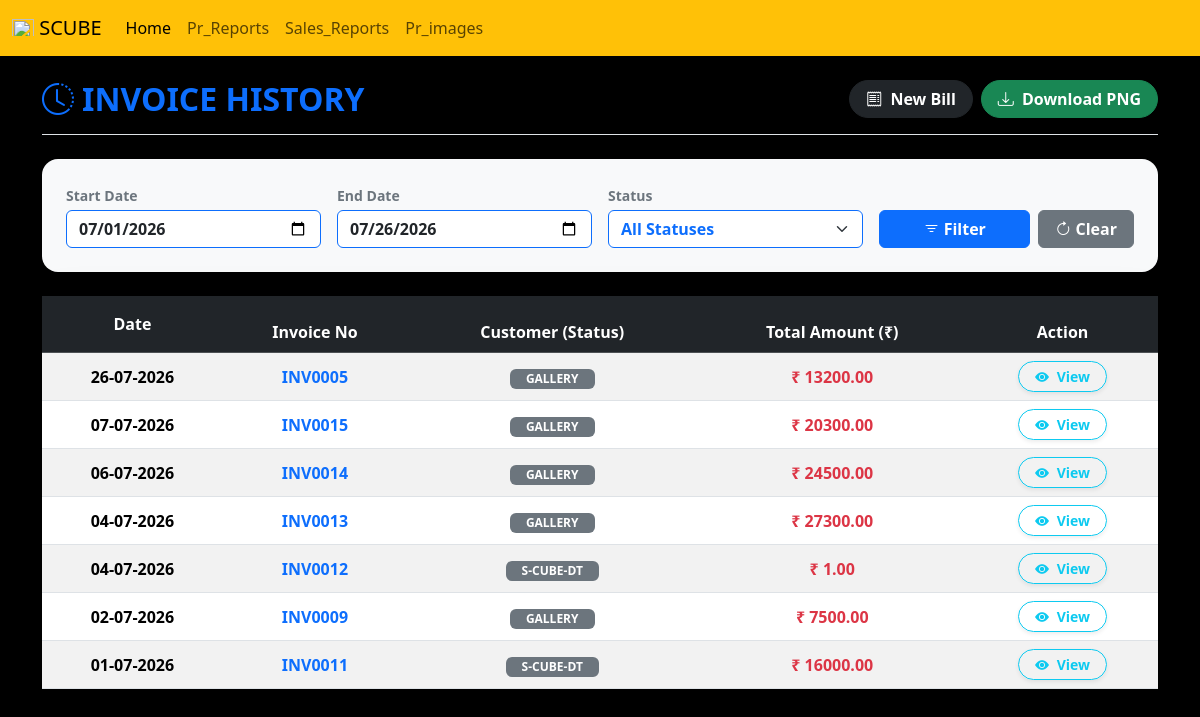
The app's page /invoice-history/ (signed in) with its own data.
### manager/models.py (models this page shows, shortened)
class Invoice(models.Model):
    invoice_number = models.CharField(max_length=50, unique=True)
    date = models.DateField()
    customer_name = models.CharField(max_length=100, null=True, blank=True)
    grand_total = models.DecimalField(max_digits=12, decimal_places=2, default=0)

### manager/views.py (the view)
# urls.py: path('invoice-history/', views.invoice_history, name='invoice_history'),
@user_passes_test(is_admin)
def invoice_history(request):
    today = datetime.date.today()
    first_day_of_month = today.replace(day=1)
    start_date = request.GET.get('start_date') or first_day_of_month.strftime('%Y-%m-%d')
    end_date = request.GET.get('end_date') or today.strftime('%Y-%m-%d')
    status = request.GET.get('status')
    invoices = Invoice.objects.filter(date__gte=start_date, date__lte=end_date)
    if status:
        invoices = invoices.filter(customer_name=status)
    invoices = invoices.order_by('-date', '-id')
    context = {
        'invoices': invoices,
        'start_date': start_date,
        'end_date': end_date,
        'status': status,
        'statuses': status_choice
    }
    return render(request, 'invoice_history.html', context)

### manager/views.py (called while the page is built)
def is_admin(user):
    return user.is_authenticated and user.is_superuser

### manager/templates/invoice_history.html (shortened to what this page needs)
{% extends 'blank_layout.html' %}
{% block content %}
<div class="container mt-4 mb-5">
    <div class="d-flex flex-column flex-md-row justify-content-between align-items-center mb-4 border-bottom pb-3 gap-3">
        <h2 class="text-primary m-0 fw-bold text-uppercase text-center text-md-start"><i class="bi bi-clock-history me-2"></i>Invoice History</h2>
        <div class="d-flex flex-wrap gap-2 justify-content-center">
            <a href="{% url 'sales_bill' %}" class="btn btn-dark shadow-sm rounded-pill fw-bold px-3"><i class="bi bi-receipt me-1"></i> New Bill</a>
            <button onclick="downloadAsPNG()" class="btn btn-success shadow-sm rounded-pill fw-bold px-3"><i class="bi bi-download me-1"></i> Download PNG</button>
        </div>
    </div>
    <div class="card shadow-sm border-0 rounded-4 mb-4 bg-light">
        <div class="card-body p-3 p-md-4">
            <form method="GET" action="" class="row g-3 align-items-end justify-content-center">
                <div class="col-12 col-md-3">
                    <label class="small fw-bold text-secondary mb-1">Start Date</label>
                    <input type="date" name="start_date" class="form-control fw-bold border-primary" value="{{ start_date }}">
                </div>
                <div class="col-12 col-md-3">
                    <label class="small fw-bold text-secondary mb-1">End Date</label>
                    <input type="date" name="end_date" class="form-control fw-bold border-primary" value="{{ end_date }}">
                </div>
                <div class="col-12 col-md-3">
                    <label class="small fw-bold text-secondary mb-1">Status</label>
                    <select name="status" class="form-select fw-bold border-primary text-primary">
                        <option value="">All Statuses</option>
                    </select>
                </div>
                <div class="col-12 col-md-3 d-flex gap-2 text-center mt-3 mt-md-0">
                    <button type="submit" class="btn btn-primary fw-bold px-3 flex-grow-1"><i class="bi bi-filter"></i> Filter</button>
                    <a href="{% url 'invoice_history' %}" class="btn btn-secondary fw-bold px-3"><i class="bi bi-arrow-clockwise"></i> Clear</a>
                </div>
            </form>
        </div>
    </div>
    <div class="card shadow-lg border-0 rounded-4" id="capture-area" style="background-color: #ffffff;">
        <div class="card-body p-0">
            <div class="table-responsive">
                <table class="table table-striped table-hover align-middle mb-0 text-center">
                    <thead class="table-dark">
                        <tr>
                            <th class="py-3">Date</th>
                            <th>Invoice No</th>
                            <th>Customer (Status)</th>
                            <th>Total Amount (₹)</th>
                            <th class="no-print-col">Action</th>
                        </tr>
                    </thead>
                    <tbody>
                        {% for inv in invoices %}
                        <tr>
                            <td class="fw-bold">{{ inv.date|date:"d-m-Y" }}</td>
                            <td class="fw-bold text-primary">{{ inv.invoice_number }}</td>
                            <td><span class="badge bg-secondary px-3 py-1">{{ inv.customer_name|default:"-" }}</span></td>
                            <td class="text-danger fw-bold fs-6">₹ {{ inv.grand_total }}</td>
                            <td class="no-print-col">
                                <a href="{% url 'invoice_detail' inv.id %}" class="btn btn-sm btn-outline-info rounded-pill fw-bold shadow-sm px-3"><i class="bi bi-eye-fill me-1"></i> View</a>
                            </td>
                        </tr>
                        {% empty %}
                        <tr>
                            <td colspan="5" class="text-muted py-5">
                                <i class="bi bi-inbox fs-1 d-block mb-2"></i>No invoices found for the selected dates/status.
                            </td>
                        </tr>
                        {% endfor %}
                    </tbody>
                </table>
            </div>
        </div>
    </div>
</div>
{% endblock %}

### records on screen
Invoice: date "26-07-2026", invoice_number "INV0005", customer_name "GALLERY", grand_total "13200.00"
Invoice: date "07-07-2026", invoice_number "INV0015", customer_name "GALLERY", grand_total "20300.00"
Invoice: date "06-07-2026", invoice_number "INV0014", customer_name "GALLERY", grand_total "24500.00"
Invoice: date "04-07-2026", invoice_number "INV0013", customer_name "GALLERY", grand_total "27300.00"
Invoice: date "04-07-2026", invoice_number "INV0012", customer_name "S-CUBE-DT", grand_total "1.00"
Invoice: date "02-07-2026", invoice_number "INV0009", customer_name "GALLERY", grand_total "7500.00"
Invoice: date "01-07-2026", invoice_number "INV0011", customer_name "S-CUBE-DT", grand_total "16000.00"
